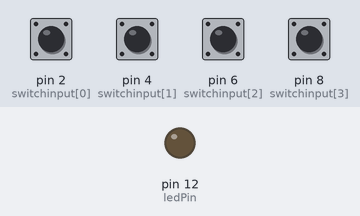
This sketch was run on a simulated Arduino Uno, built with avr-gcc and run on an emulated ATmega328P. On the bench: output pins drawn as LEDs (lit = HIGH). The test bench sets the inputs (shaded band); at power-on: pin 2 (switchinput[0]), pin 4 (switchinput[1]), pin 6 (switchinput[2]), pin 8 (switchinput[3]) HIGH. What the sketch prints to the serial monitor is not drawn.

Above: at 1.2 s.
1.3 s: pin 4 (switchinput[1]) pulled LOW for 0.15 s
At 1.4 s:
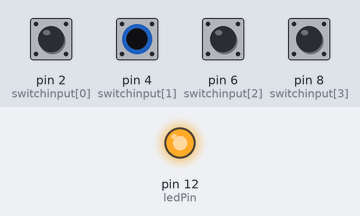
Timing chart, 0 to 4.3 s (numbered marks = the images above; inputs shaded):
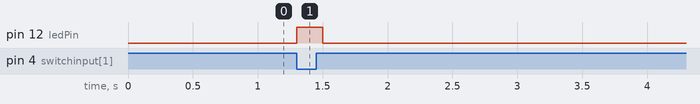

Measured:
- after the input at 1.3 s, pin 12 (ledPin): LOW → HIGH at once, → LOW 0.20 s later

The sketch:

prime.ino
```cpp
int switchinput[]={2,4,6,8};
int bin[4];
int decimal;
bool prime=0;
int ledPin=12;

void setup(){
  for(int i=0;i<4;i++){
    pinMode(switchinput[i],INPUT);
  }
  pinMode(ledPin, OUTPUT);
  Serial.begin(9600);

}

void loop(){
  for(int i=0;i<4;i++){
    bin[i]=digitalRead(switchinput[i]);
  }

  decimal=bin[3]*8+bin[2]*4+bin[1]*2+bin[0];

  int k=0;
  for(int i=2;i<decimal/2;i++){
     if(decimal % i ==0){
      k++;
      break;
     }
  }
  if(k>0){
    prime =0;
  }
  else{prime=1;}

  if(decimal == 0 || decimal == 1){
  prime =0;
  }
digitalWrite(ledPin, prime);
   Serial.println(bin[0]);
  delay(100);
}
```
